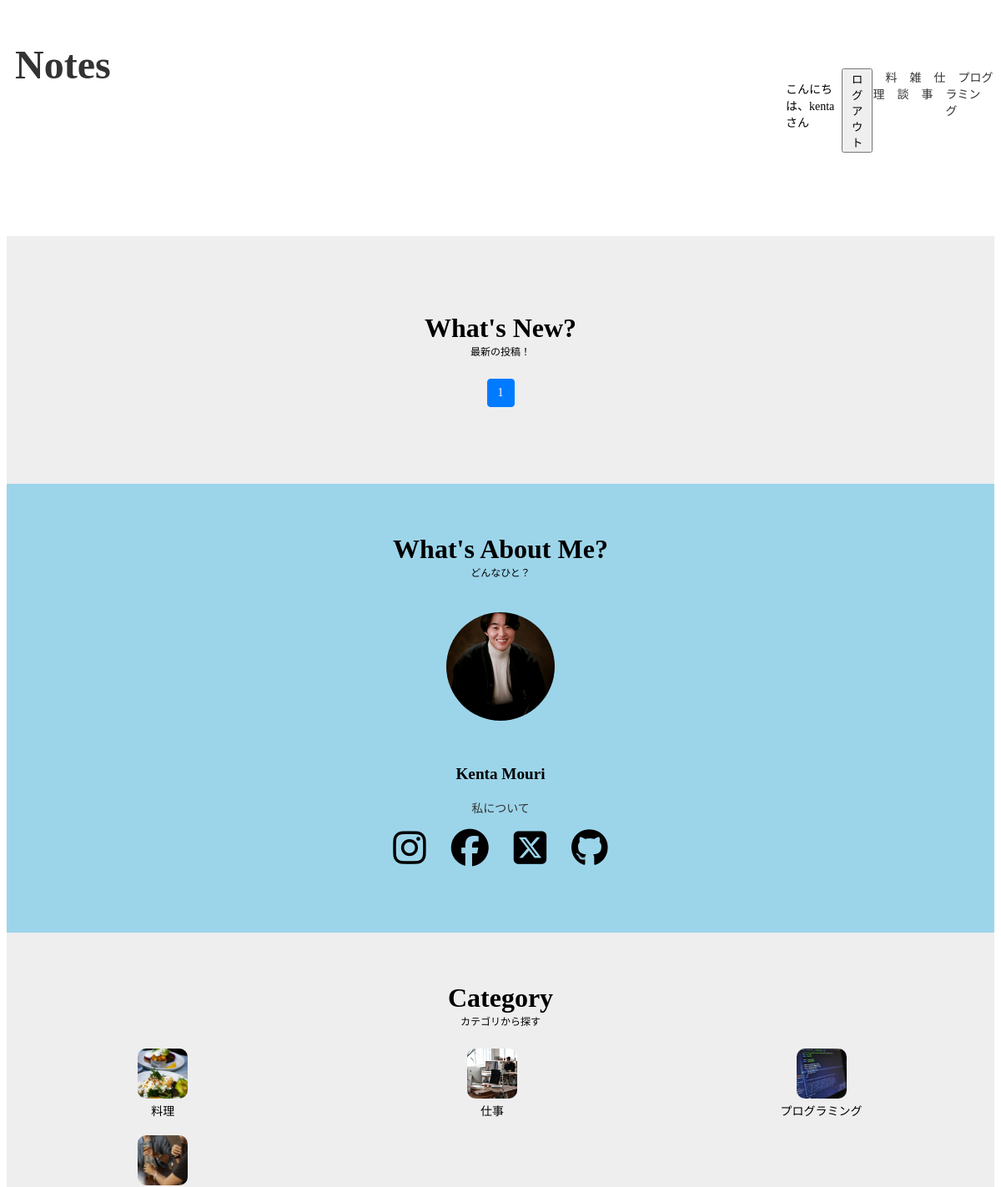
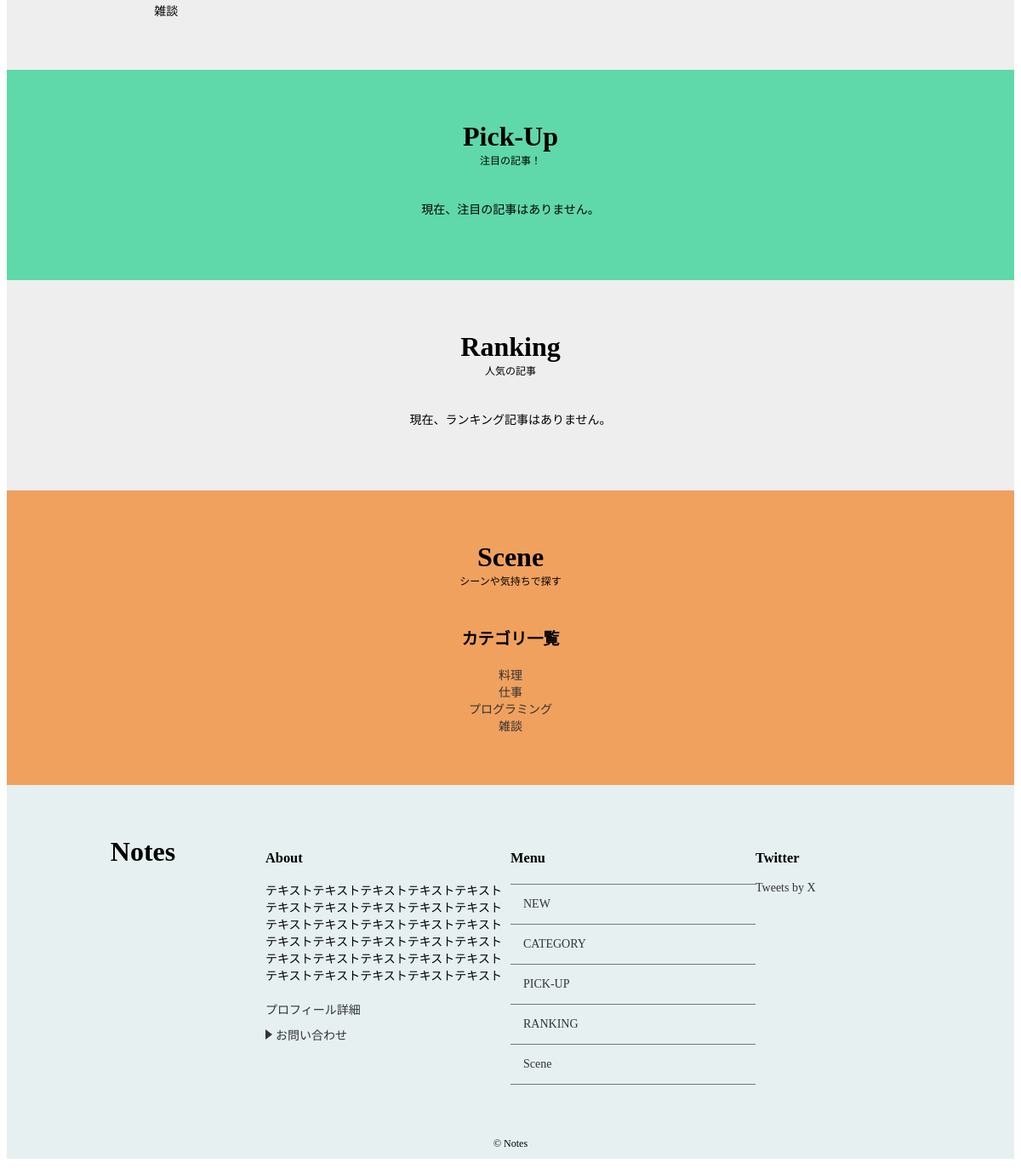
/category/1/ (signed in), run on the app's committed database (2 pictures, top to bottom).
### notes/models.py (models this page shows)
class Category(models.Model):
    name = models.CharField('カテゴリ',max_length=30)
    image = models.ImageField(upload_to='category_images/', blank=True,null=True)
    created_at = models.DateField('作成日',default=timezone.now)
    def __str__(self):
        return self.name

### notes/views.py (the view)
# urls.py: path('category/<int:pk>/',views.CategoryView.as_view(),name='category'),
class CategoryView(generic.ListView):
    model = Post
    paginate_by = 10
    template_name = 'notes/post_listhtml'
    context_object_name = 'post_list'
    def get_queryset(self):
        category = get_object_or_404(Category,pk=self.kwargs['pk'])
        queryset = Post.objects.order_by('-created_at').filter(category=category)
        return queryset

### notes/context_processors.py (called while the page is built)
def common(repuest):
    context = {
        'category_list':Category.objects.all(),
    }
    return context

### notes/templatetags/mytag.py (called while the page is built)
@register.simple_tag
def url_replace(request,field,value):
    url_dict =request.GET.copy()
    url_dict[field] = value
    return url_dict.urlencode()

### notes/templates/notes/post_list.html (shortened to what this page needs)
{% extends 'notes/base.html' %}
{% load static %}
{% block content %}
<div id="container">
  <div id="main-container">
    <main id="main" class="wrapper">
      <div class="container-top">
        What's New?
      </div>
      <div class="container-subtop">
        最新の投稿！
      </div>
      <div class="page-menu">
      {% include 'notes/page.html' %}
      </div>
    </main>
  </div>
    <aside id="sidebar">
      <div id="author-container">
        <section class="author wrapper">
          <div class="author-top">
            What's About Me?
          </div>
          <div class="author-subtop">
            どんなひと？
          </div>
          <img src="{% static 'notes/images/my_prof.jpg' %}" alt="">
          <h3 class="section-title">Kenta Mouri</h3>
          <div class="read-me">
            <a href="{% url 'notes:about' %}">私について</a>
          </div>
          <nav>
            <ul class="social-icons">
              <li><a href="https://www.instagram.com/your_username" target="_blank"><i class="fa-brands fa-instagram"></i></a></li>
              <li><a href="https://www.facebook.com/your_username" target="_blank"><i class="fa-brands fa-facebook"></i></a></li>
              <li><a href="https://twitter.com/your_username" target="_blank"><i class="fa-brands fa-square-x-twitter"></i></a></li>
              <li><a href="https://github.com/your_username" target="_blank"><i class="fa-brands fa-github"></i></a></li>
            </ul>
          </nav>
        </section>
      </div>
      <div id="category-container">
        <section class="category wrapper">
          <div class="category-top">
            Category
          </div>
          <div class="category-subtop">
            カテゴリから探す
          </div>
          <div class="category-list-container">
            {% for category in category_list %}
            <div class="category-list">
              <a class="" href="{% url 'notes:category' category.pk %}">
                {% if category.image %}
                <img class="category-image" src="{{ category.image.url }}" alt="{{ category.name }}">
                {% else %}
                <p>画像がありません。</p>
                {% endif%}
              </a>
              <p>{{ category.name }}</p>
            </div>
            {% endfor %}
          </div>
        </section>
      </div>
      <div id="pick-up-container">
        <section class="pick-up wrapper">
          <div class="pick-up-top">
            Pick-Up
          </div>
          <div class="pick-up-subtop">
            注目の記事！
          </div>
          <div class="pick-up-list-container">
            {% if pickups %}
              {% for pickup in pickups %}
              <div class="pick-up-list">
                <a class="" href="{% url 'notes:detail' pickup.pk %}">
                  {% if pickup.image %}
                  <img class="pick-up-image" src="{{ pickup.image.url }}" alt="{{ pickup.name }}">
                  {% else %}
                  <p>画像がありません。</p>
                  {% endif %}
                  </a>
                <p>#{{ pickup.id}}  {{ pickup.title }}</p>
                <p>観覧数: {{ pickup.views }}</p>
              </div>
              {% endfor %}
            {% else %}
              <p>現在、注目の記事はありません。</p>
            {% endif %}
          </div>
        </section>
      </div>
      <div id="ranking-container">
        <section class="ranking wrapper">
          <div class="ranking-top">
            Ranking
          </div>
          <div class="ranking-subtop">
            人気の記事
          </div>
          <div class="ranking-list-container">
            {% if ranked_posts %}
              {% for ranked_post in ranked_posts %}
              <div class="ranking-list">
                <a class="" href="{% url 'notes:detail' ranked_post.pk %}">
                  {% if ranked_post.image %}
                  <img class="ranking-image" src="{{ ranked_post.image.url }}" alt="{{ ranked_post.title }}">
                  {% else %}
                  <p>画像がありません。</p>
                  {% endif %}
                  </a>
                <p>#{{ ranked_post.id}}  {{ ranked_post.title }}</p>
                <p>いいね数 : {{ ranked_post.likes_count }}</p>
              </div>
              {% endfor %}
            {% else %}
              <p>現在、ランキング記事はありません。</p>
            {% endif %}
          </div>
        </section>
      </div>
      <div id="scene-container">
        <section class="scene wrapper">
          <div class="scene-top">
            Scene
          </div>
          <div class="scene-subtop">
            シーンや気持ちで探す
          </div>
          <div>
            <h3 class="section-title">カテゴリ一覧</h3>
            {% for category in category_list %}
            <div class="category-list"><a class="" href="{% url 'notes:category' category.pk %}">{{ category }}</a></div>
            {% endfor %}
          </div>
        </section>
      </div>
    </aside>
  </div>
{% endblock %}

### notes/templates/notes/base.html (shortened to what this page needs)
<!DOCTYPE html>
<html lang="ja">
<head>
    <link rel="stylesheet" href="https://cdnjs.cloudflare.com/ajax/libs/font-awesome/6.6.0/css/all.min.css">
     {% load static %}
    <link rel="stylesheet" href="{% static 'notes/css/index.css' %}">
    {% block extra_css %}
    <link rel="stylesheet" href="{% static 'notes/css/detail.css' %}">
    <link rel="stylesheet" href="{% static 'notes/css/contact_form.css' %}">
    <link rel="stylesheet" href="{% static 'notes/css/contact_confirm.css' %}">
    <link rel="stylesheet" href="{% static 'notes/css/contact_success.css' %}">
    <link rel="stylesheet" href="{% static 'notes/css/signup.css' %}">
    <link rel="stylesheet" href="{% static 'notes/css/login.css' %}">
    {% endblock %}
</head>
<body>
  <header id="header">
      <div class="site-title wrapper">
        <a href="{% url 'notes:index'%}">Notes</a>
      </div>
      <nav id="navi">
        <ul class="menu">
          {% if user.is_authenticated %}
          <li>
            <p>こんにちは、{{ user.username }} さん</p>
          </li>
          <li>
            <form action="{% url 'notes:logout' %}" method="post">
              <button type="submit">ログアウト</button>
            </form>
          </li>
          {% endif %}
          <li>
            <a href="#">料理</a>
          </li>
          <li>
            <a href="#">雑談</a>
          </li>
          <li>
            <a href="#">仕事</a>
          </li>
          <li>
            <a href="#">プログラミング</a>
          </li>
        </ul>
      </nav>
  </header>
  {% block content %}
  {% endblock %}
    <footer id="footer">
      <div class="content wrapper">
        <div class="content-top">
          Notes
        </div>
        <section class="item">
          <h3 class="footer-title">About</h3>
          <p>
            テキストテキストテキストテキストテキストテキストテキストテキストテキストテキスト
            テキストテキストテキストテキストテキストテキストテキストテキストテキストテキスト
            テキストテキストテキストテキストテキストテキストテキストテキストテキストテキスト
          </p>
          <ul class="about-list">
            <li><a href="#" class="{% url 'notes:about' %}">プロフィール詳細</a></li>
            <li><a href="{% url 'notes:contact_form' %}" class="arrow">お問い合わせ</a></li>
          </ul>
        </section>
        <section class="item">
          <h3 class="footer-title">Menu</h3>
          <ul class="menu-list">
            <li><a href="#main-container">NEW</a></li>
            <li><a href="#category-container">CATEGORY</a></li>
            <li><a href="#pick-up-container">PICK-UP</a></li>
            <li><a href="#ranking-container">RANKING</a></li>
            <li><a href="#scene-container">Scene</a></li>
          </ul>
        </section>
        <section class="item">
          <h3 class="footer-title">Twitter</h3>
          <a class="twitter-timeline" data-height="315" href="https://twitter.com/X?ref_src=twsrc%5Etfw">Tweets by X</a>
        </section>
      </div>
      <p class="copyright">&copy Notes</p>
    </footer>
</body>
</html>

### data on the page
Category: image (picture), name "料理"
Category: image (picture), name "仕事"
Category: image (picture), name "プログラミング"
Category: image (picture), name "雑談"

### other printed values
{{ user.username }} "kenta"
{{ link_page }} "1"
